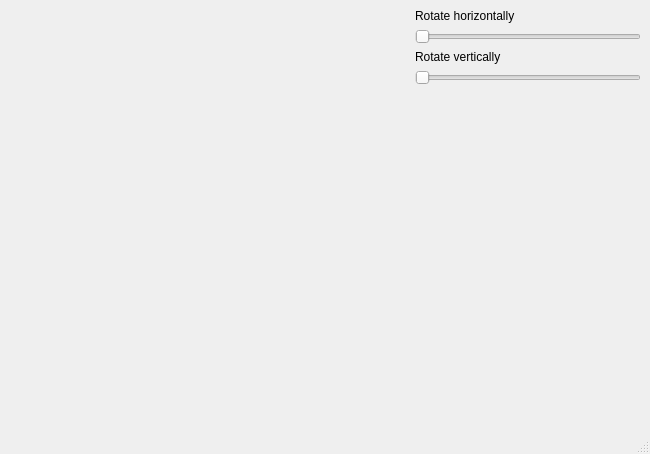
<?xml version="1.0" encoding="UTF-8"?>
<ui version="4.0">
 <class>MainWindow</class>
 <widget class="QMainWindow" name="MainWindow">
  <property name="geometry">
   <rect>
    <x>0</x>
    <y>0</y>
    <width>650</width>
    <height>454</height>
   </rect>
  </property>
  <property name="windowTitle">
   <string>MainWindow</string>
  </property>
  <widget class="QWidget" name="centralwidget">
   <layout class="QHBoxLayout" name="horizontalLayout">
    <item>
     <widget class="QWidget" name="widget" native="true">
      <property name="minimumSize">
       <size>
        <width>400</width>
        <height>400</height>
       </size>
      </property>
     </widget>
    </item>
    <item>
     <layout class="QVBoxLayout" name="verticalLayout">
      <item>
       <widget class="QLabel" name="label">
        <property name="text">
         <string>Rotate horizontally</string>
        </property>
       </widget>
      </item>
      <item>
       <widget class="QSlider" name="rotationSliderX">
        <property name="orientation">
         <enum>Qt::Horizontal</enum>
        </property>
       </widget>
      </item>
      <item>
       <widget class="QLabel" name="label_2">
        <property name="text">
         <string>Rotate vertically</string>
        </property>
       </widget>
      </item>
      <item>
       <widget class="QSlider" name="rotationSliderY">
        <property name="orientation">
         <enum>Qt::Horizontal</enum>
        </property>
       </widget>
      </item>
      <item>
       <spacer name="verticalSpacer">
        <property name="orientation">
         <enum>Qt::Vertical</enum>
        </property>
        <property name="sizeHint" stdset="0">
         <size>
          <width>20</width>
          <height>40</height>
         </size>
        </property>
       </spacer>
      </item>
     </layout>
    </item>
   </layout>
  </widget>
  <widget class="QMenuBar" name="menubar">
   <property name="geometry">
    <rect>
     <x>0</x>
     <y>0</y>
     <width>650</width>
     <height>21</height>
    </rect>
   </property>
  </widget>
  <widget class="QStatusBar" name="statusbar"/>
 </widget>
 <resources/>
 <connections/>
</ui>
